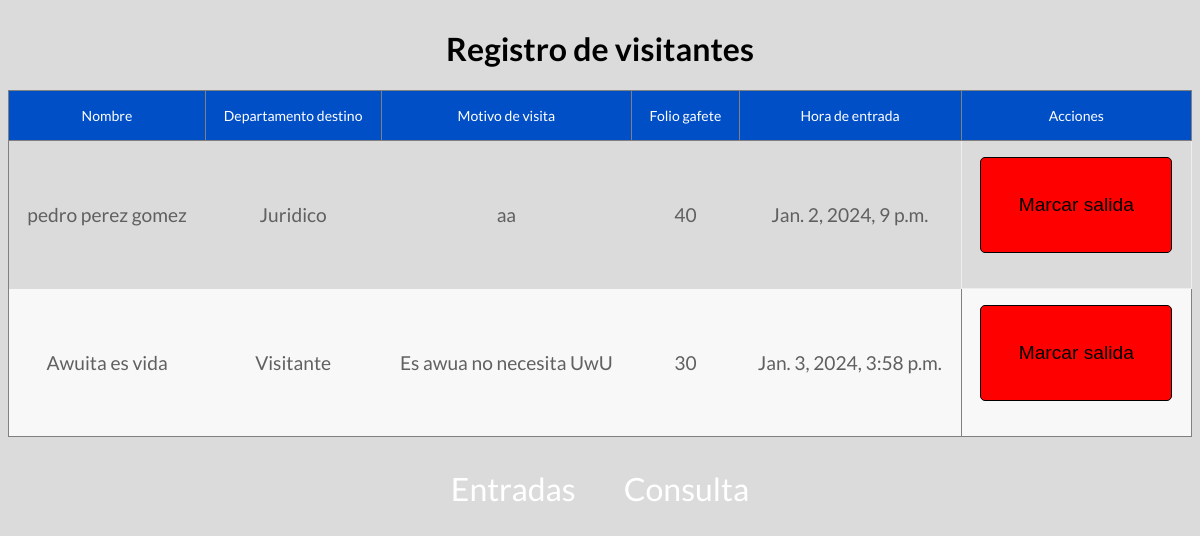
Screenshot of /salida/ with the database file from the repository.
### home/models.py (models this page shows, shortened)
class Visitantes(models.Model):
    nombres = models.CharField(max_length=50)
    apellidos = models.CharField(max_length=50)
    departamento_destino = models.CharField(max_length=50)
    motivo_visita = models.CharField(max_length=100)
    folio_gafete = models.IntegerField()
    imagen = models.ImageField(upload_to='images/', blank=False, null=True)
    fecha_entrada = models.DateTimeField(auto_now_add=True)
    fecha_salida = models.DateTimeField(blank=True, null=True)

### home/views.py (the view)
# urls.py: path('salida/', views.salida, name='salida'),
def salida(request):
    visitantes_activos = Visitantes.objects.filter(fecha_salida__isnull=True)
    context = {
        'visitantes_activos': visitantes_activos,
    }
    return render(request, 'salida.html', context)

### home/templates/salida.html (shortened to what this page needs)
<html lang="es">
    <head>
        {% load static %}
        <link href="{% static 'css/styles.css' %}" rel="stylesheet">
    </head>
    <body>
        <h1>Registro de visitantes</h1>
        {% if visitantes_activos %}
            <table border="1">
                <thead>
                    <tr>
                        <th>Nombre</th>
                        <th>Departamento destino</th>
                        <th>Motivo de visita</th>
                        <th>Folio gafete</th>
                        <th>Hora de entrada</th>
                        <th>Acciones</th>
                    </tr>
                </thead>
                <tbody>
                    {% for visitante in visitantes_activos %}
                        <tr>
                            <td>{{visitante.nombres}} {{visitante.apellidos}}</td>
                            <td>{{visitante.departamento_destino}}</td>
                            <td>{{visitante.motivo_visita}}</td>
                            <td>{{visitante.folio_gafete}}</td>
                            <td>{{visitante.fecha_entrada}}</td>
                            <td>
                                {% if not visitante.fecha_salida %}
                                    <form method="post" action="{% url "marcar_salida" visitante.id %}">
                                        <button class="btn-salida" type="submit">Marcar salida</button>
                                    </form>
                                {% else %}
                                    <p>Visitante ya marcó salida</p>
                                {% endif %}
                            </td>
                        </tr>
                    {% endfor %}
            </table>
        {% endif %}
        <div class="navbar">
            <a href="{% url 'registrar_entrada' %}">Entradas</a>
            <a href="{% url 'consulta' %}">Consulta</a>
        </div>
    </body>
</html>

### home/static/css/styles.css (style rules this page uses)
html { font-family: 'Lato', sans-serif; }
body { background-color: rgb(219, 219, 219); display: flex; flex-direction: column; align-items: center; justify-content: center; }
.navbar { margin-top: 2rem; display: flex; flex-direction: row; gap: 3rem; }
a { text-decoration: none; color: white; font-size: 2rem; }
button { height: 6rem; width: 12rem; font-size: 1.5rem; border-radius: 5px; border: 1px solid black; left: 50%; right: 50%; }
table { border-collapse: collapse; width: 100%; }
tbody tr:not(:last-child) { border: none; }
tbody tr td:not(:last-child) { border: none; }
tr th { font-size: 14px; font-weight: 500; color: #fff; background-color: rgb(0, 79, 198); }
tr td { color: #606060; font-size: 1.2rem; font-weight: 400; }
th, td { padding: 16px; text-align: center; }
tbody tr:nth-child(odd) { background-color: rgb(219, 219, 219); }
tbody tr:nth-child(even) { background-color: #f8f8f8; }
.btn-salida { font-size: 1.2rem; background-color: rgb(255, 0, 0); }

### rows the page displays
Visitantes: nombres "pedro", apellidos "perez gomez", departamento_destino "Juridico", motivo_visita "aa", folio_gafete "40", fecha_entrada "Jan. 2, 2024, 9 p.m.", shows "Marcar salida"
Visitantes: nombres "Awuita", apellidos "es vida", departamento_destino "Visitante", motivo_visita "Es awua no necesita UwU", folio_gafete "30", fecha_entrada "Jan. 3, 2024, 3:58 p.m.", shows "Marcar salida"
